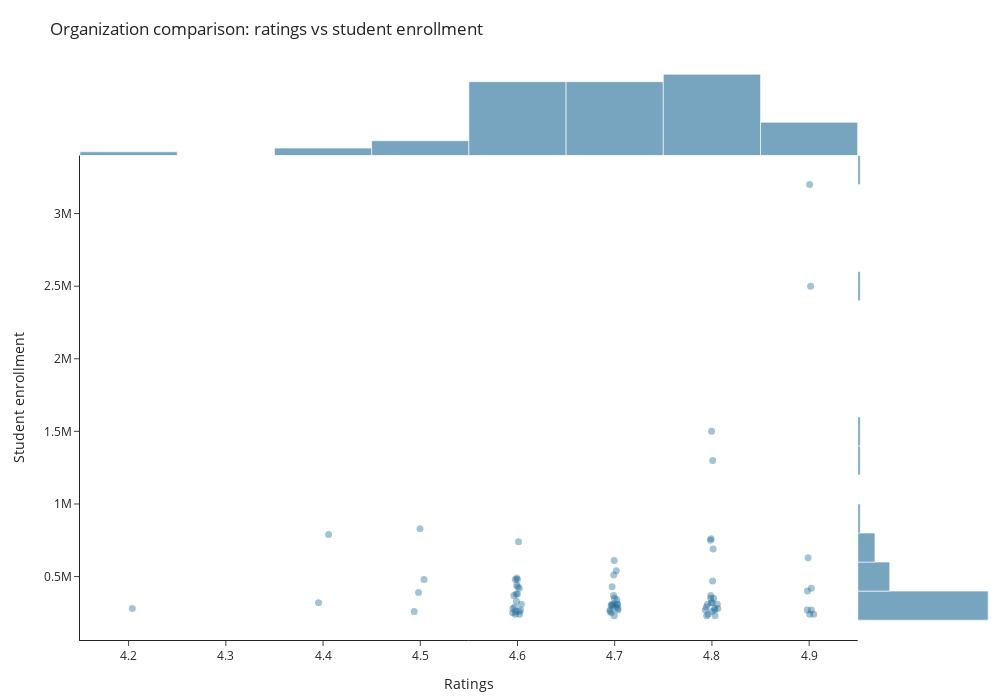

Notebook source saved alongside this figure:
### Markdown cell above
It's visible most programs have below 100,000 students enrolled. Also, their ratings vary but most range between 4.6 and 4.8. Most programs within this rating range have a lower number of students.

Upon calculating the Pearson correlation, a very weak positive correlation of 0.02 was found. Since most courses are already rated positively (above 4.0), it makes sense that slight variations in ratings do not strongly influence student enrollment. This indicates that Coursera's highly rated courses don't necessarily see proportional increases in student numbers based solely on their ratings.

**What about outliers?**

### Code cell
fig = px.strip(
    outliers_enrollment, 
    x="course_rating", 
    y="course_students_enrolled", 
    template="simple_white",
    title="Organization comparison: ratings vs student enrollment",
    custom_data=[
        "course_title", 
        "course_organization"
    ],
    stripmode="group",  
    width=1000,
    height=700,
    labels={
        "course_rating": "Ratings",
        "course_students_enrolled": "Student enrollment"
    }
)

fig.update_layout(
    hoverlabel=dict(
        bgcolor="white",
        bordercolor = "white",
        font=dict(color="#494a5e")
    ),
    margin=dict(
        r = 5, 
        t = 70, 
        b = 60
    )
)

fig.update_traces(
    marker=dict(
        size=7, 
        opacity=0.4,
        color = "#1D6996"
    ),
    hovertemplate = "Title: <b>%{customdata[0]}</b><br>" +
                    "Organization: %{customdata[1]}<br>" +
                    "Students enrolment: %{y:,.0f}<br>" +
                    "Rating: %{x}" 
)

fig.add_trace(go.Histogram(
    y = outliers_enrollment["course_students_enrolled"],
    xaxis = "x2",
    marker = dict(color="#1D6996"),
    showlegend=False,
    opacity=0.6,
    hovertemplate =("Students Enrolled: %{y:,.0f}<br>" +
                    "Count: %{x}<br>"
    ),
    name=""
))


fig.add_trace(go.Histogram(
    x = outliers_enrollment["course_rating"],
    yaxis = "y2",
    marker = dict(color = "#1D6996"),
    showlegend=False,
    opacity=0.6,
    hovertemplate =("Rating: %{x}<br>" +
                    "Count: %{y}<br>" 
    ),
    name=""
))

fig.update_layout(
    xaxis = dict(domain = [0,0.85]),
    yaxis = dict(domain = [0,0.85]),
    xaxis2 = dict(
        domain = [0.85,1],
        showticklabels=False,
        visible=False
    ),
    yaxis2 = dict(
        domain = [0.85,1],
        showticklabels=False,
        visible=False
    )
)

fig.show()

### Figure 1 — Plotly figure (JSON) as saved in the notebook; plotly's stock layout.template omitted (floating-point values rounded to 4 significant figures; data arrays with more than 128 entries replaced by an {"elided": "..."} marker saying what was removed)
{"data": [{"alignmentgroup": "True", "boxpoints": "all", "customdata": {"elided": "78x2 str values"}, "fillcolor": "rgba(255,255,255,0)", "hoveron": "points", "hovertemplate": "Title: <b>%{customdata[0]}</b><br>Organization: %{customdata[1]}<br>Students enrolment: %{y:,.0f}<br>Rating: %{x}", "legendgroup": "", "line": {"color": "rgba(255,255,255,0)"}, "marker": {"color": "#1D6996", "opacity": 0.4, "size": 7}, "name": "", "offsetgroup": "", "orientation": "v", "pointpos": 0, "showlegend": false, "type": "box", "x": [4.6, 4.6, 4.9, 4.8, 4.8, 4.8, 4.9, 4.7, 4.7, 4.7, 4.9, 4.5, 4.8, 4.6, 4.5, 4.6, 4.7, 4.7, 4.7, 4.5, 4.6, 4.9, 4.7, 4.6, 4.7, 4.6, 4.8, 4.8, 4.7, 4.4, 4.6, 4.8, 4.8, 4.8, 4.9, 4.7, 4.7, 4.6, 4.6, 4.7, 4.6, 4.7, 4.7, 4.9, 4.9, 4.8, 4.9, 4.6, 4.6, 4.4, 4.8, 4.8, 4.8, 4.6, 4.5, 4.8, 4.9, 4.7, 4.8, 4.6, 4.6, 4.7, 4.7, 4.8, 4.8, 4.7, 4.6, 4.8, 4.6, 4.8, 4.6, 4.7, 4.8, 4.7, 4.2, 4.8, 4.8, 4.6], "x0": " ", "xaxis": "x", "y": [480000, 310000, 2500000, 1500000, 350000, 690000, 3200000, 510000, 310000, 310000, 240000, 830000, 470000, 740000, 260000, 280000, 300000, 300000, 290000, 480000, 380000, 270000, 230000, 440000, 610000, 490000, 750000, 280000, 280000, 790000, 380000, 1300000, 350000, 280000, 630000, 540000, 370000, 330000, 260000, 260000, 240000, 310000, 340000, 420000, 400000, 320000, 270000, 260000, 270000, 320000, 370000, 290000, 760000, 290000, 390000, 310000, 240000, 270000, 230000, 370000, 420000, 250000, 270000, 260000, 270000, 310000, 480000, 240000, 430000, 270000, 250000, 430000, 230000, 350000, 280000, 310000, 320000, 240000], "y0": " ", "yaxis": "y"}, {"hovertemplate": "Students Enrolled: %{y:,.0f}<br>Count: %{x}<br>", "marker": {"color": "#1D6996"}, "name": "", "opacity": 0.6, "showlegend": false, "type": "histogram", "xaxis": "x2", "y": [480000, 310000, 2500000, 1500000, 350000, 690000, 3200000, 510000, 310000, 310000, 240000, 830000, 470000, 740000, 260000, 280000, 300000, 300000, 290000, 480000, 380000, 270000, 230000, 440000, 610000, 490000, 750000, 280000, 280000, 790000, 380000, 1300000, 350000, 280000, 630000, 540000, 370000, 330000, 260000, 260000, 240000, 310000, 340000, 420000, 400000, 320000, 270000, 260000, 270000, 320000, 370000, 290000, 760000, 290000, 390000, 310000, 240000, 270000, 230000, 370000, 420000, 250000, 270000, 260000, 270000, 310000, 480000, 240000, 430000, 270000, 250000, 430000, 230000, 350000, 280000, 310000, 320000, 240000]}, {"hovertemplate": "Rating: %{x}<br>Count: %{y}<br>", "marker": {"color": "#1D6996"}, "name": "", "opacity": 0.6, "showlegend": false, "type": "histogram", "x": [4.6, 4.6, 4.9, 4.8, 4.8, 4.8, 4.9, 4.7, 4.7, 4.7, 4.9, 4.5, 4.8, 4.6, 4.5, 4.6, 4.7, 4.7, 4.7, 4.5, 4.6, 4.9, 4.7, 4.6, 4.7, 4.6, 4.8, 4.8, 4.7, 4.4, 4.6, 4.8, 4.8, 4.8, 4.9, 4.7, 4.7, 4.6, 4.6, 4.7, 4.6, 4.7, 4.7, 4.9, 4.9, 4.8, 4.9, 4.6, 4.6, 4.4, 4.8, 4.8, 4.8, 4.6, 4.5, 4.8, 4.9, 4.7, 4.8, 4.6, 4.6, 4.7, 4.7, 4.8, 4.8, 4.7, 4.6, 4.8, 4.6, 4.8, 4.6, 4.7, 4.8, 4.7, 4.2, 4.8, 4.8, 4.6], "yaxis": "y2"}], "layout": {"boxmode": "group", "height": 700, "hoverlabel": {"bgcolor": "white", "bordercolor": "white", "font": {"color": "#494a5e"}}, "legend": {"tracegroupgap": 0}, "margin": {"b": 60, "r": 5, "t": 70}, "title": {"text": "Organization comparison: ratings vs student enrollment"}, "width": 1000, "xaxis": {"anchor": "y", "domain": [0, 0.85], "title": {"text": "Ratings"}}, "xaxis2": {"domain": [0.85, 1], "showticklabels": false, "visible": false}, "yaxis": {"anchor": "x", "domain": [0, 0.85], "title": {"text": "Student enrollment"}}, "yaxis2": {"domain": [0.85, 1], "showticklabels": false, "visible": false}}}
